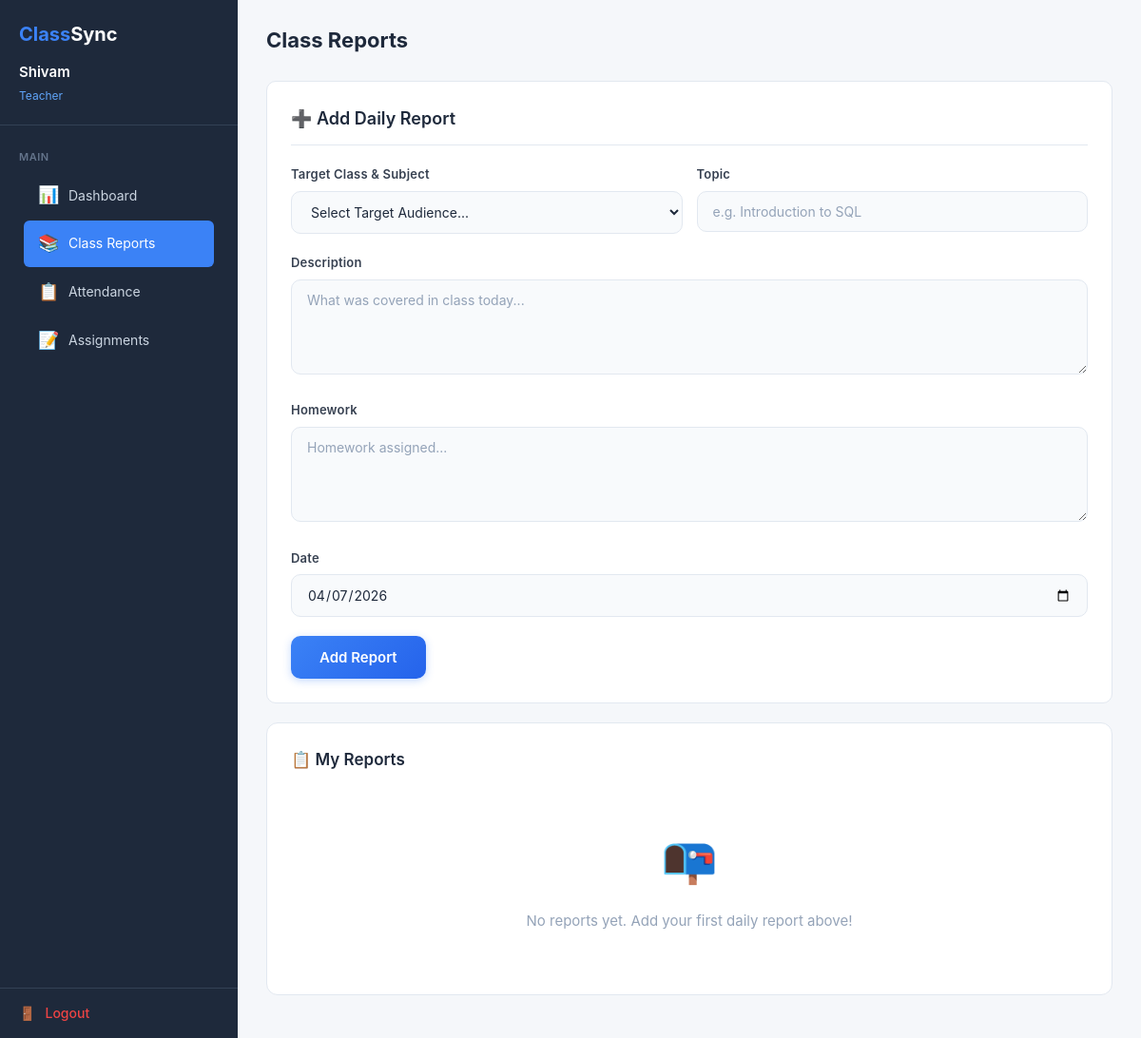
The page /teacher/reports.php (signed in) on the database as committed earlier.
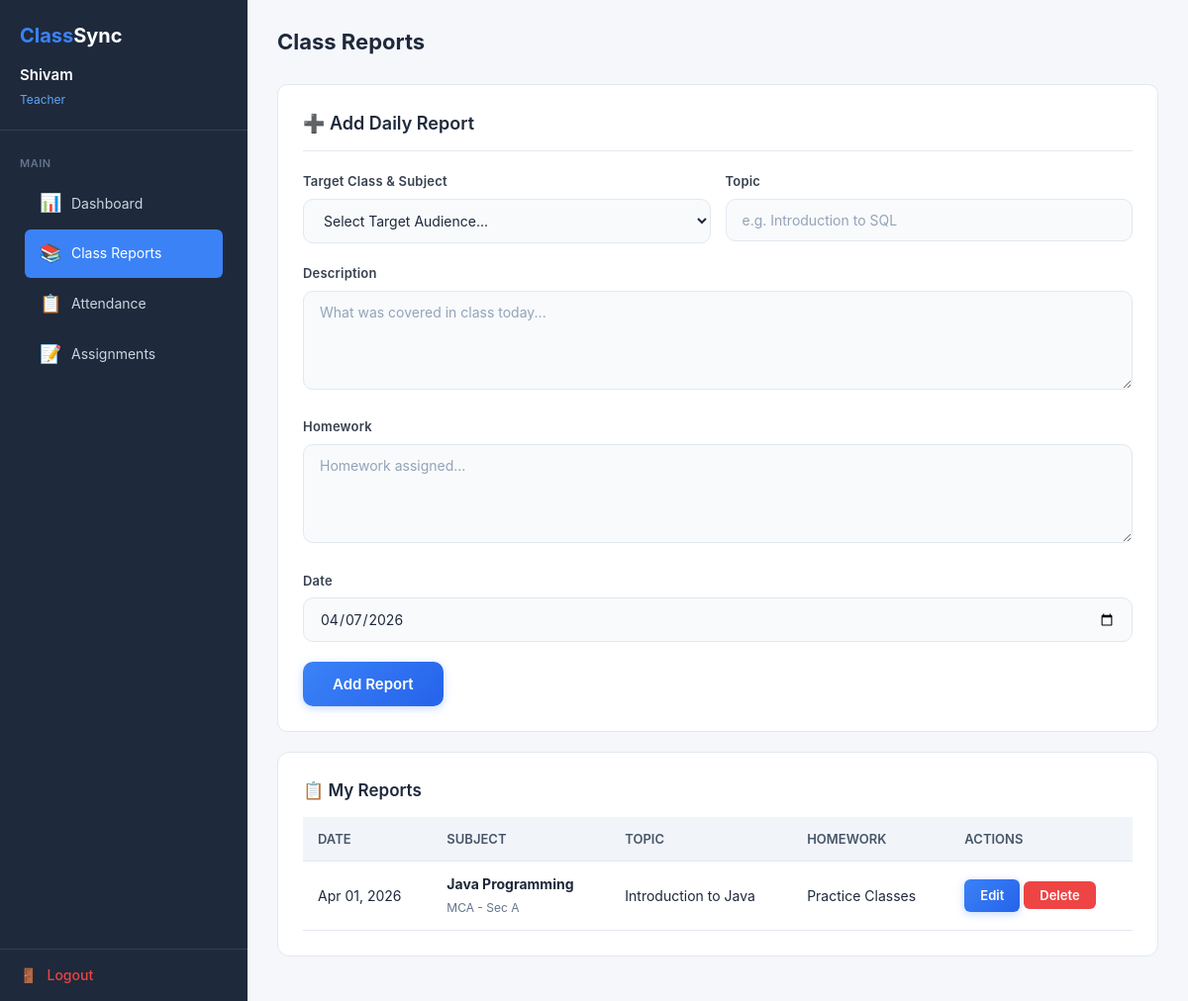
The same page on the database as committed later.
### tables this page shows
CREATE TABLE IF NOT EXISTS reports (
    report_id INT AUTO_INCREMENT PRIMARY KEY,
    teacher_id INT NOT NULL,
    subject_id INT NOT NULL,
    course_id INT NOT NULL,
    year VARCHAR(20) NOT NULL,
    section_id INT NOT NULL,
    topic VARCHAR(200) NOT NULL,
    description TEXT,
    homework TEXT,
    date DATE NOT NULL,
    created_at TIMESTAMP DEFAULT CURRENT_TIMESTAMP,
    FOREIGN KEY (teacher_id) REFERENCES users(id) ON DELETE CASCADE,
    FOREIGN KEY (subject_id) REFERENCES subjects(subject_id) ON DELETE CASCADE,
    FOREIGN KEY (course_id) REFERENCES courses(course_id) ON DELETE CASCADE,
    FOREIGN KEY (section_id) REFERENCES sections(section_id) ON DELETE CASCADE
);

CREATE TABLE IF NOT EXISTS subjects (
    subject_id INT AUTO_INCREMENT PRIMARY KEY,
    subject_name VARCHAR(100) NOT NULL,
    teacher_id INT NOT NULL,
    FOREIGN KEY (teacher_id) REFERENCES users(id) ON DELETE CASCADE
);

CREATE TABLE IF NOT EXISTS courses (
    course_id INT AUTO_INCREMENT PRIMARY KEY,
    course_name VARCHAR(100) NOT NULL
);

CREATE TABLE IF NOT EXISTS sections (
    section_id INT AUTO_INCREMENT PRIMARY KEY,
    course_id INT NOT NULL,
    year VARCHAR(20) NOT NULL,
    section_name VARCHAR(50) NOT NULL,
    FOREIGN KEY (course_id) REFERENCES courses(course_id) ON DELETE CASCADE
);

### includes/sidebar.php (called while the page is built, shortened)
<?php
$user = getCurrentUser();
if (isset($conn) && $user['id']) {
    $notif_q = $conn->prepare("SELECT COUNT(*) as cnt FROM notifications WHERE user_id = ? AND is_read = 0");
    $notif_q->bind_param("i", $user['id']);
    $notif_q->execute();
    $notif_result = $notif_q->get_result();
}
?>

### teacher/reports.php (the view, shortened to what the changed rows need)
<?php
require_once '../config/database.php';
$user_id = $_SESSION['user_id'];
$reports = $conn->query("
    SELECT r.*, c.course_name, sec.year as sec_year, sec.section_name, s.subject_name
    FROM reports r
    JOIN courses c ON r.course_id = c.course_id
    JOIN sections sec ON r.section_id = sec.section_id
    JOIN subjects s ON r.subject_id = s.subject_id
    WHERE r.teacher_id = $user_id ORDER BY r.date DESC
");
?>
<!DOCTYPE html>
<html lang="en">
<head>
    <link rel="stylesheet" href="/ClassSync/assets/css/style.css">
    <link rel="stylesheet" href="/ClassSync/assets/css/dashboard.css">
    <link rel="stylesheet" href="/ClassSync/assets/css/auth.css">
</head>
<body>
    <div class="dashboard-page">
        <?php include '../includes/sidebar.php'; ?>
        <div class="main-content">
            <div class="top-bar">
                <div>
                    <h1>Class Reports</h1>
                </div>
            </div>
            <div class="card">
                <?php if ($reports->num_rows > 0): ?>
                <div class="table-responsive">
                    <table>
                        <thead>
                            <tr>
                                <th>Date</th>
                                <th>Subject</th>
                                <th>Topic</th>
                                <th>Homework</th>
                                <th>Actions</th>
                            </tr>
                        </thead>
                        <tbody>
                            <?php while ($r = $reports->fetch_assoc()): ?>
                            <tr>
                                <td><?php echo date('M d, Y', strtotime($r['date'])); ?></td>
                                <td>
                                    <strong><?php echo htmlspecialchars($r['subject_name']); ?></strong><br>
                                    <span style="font-size:12px;color:#64748b;"><?php echo htmlspecialchars($r['course_name'].' - Sec '.$r['section_name']); ?></span>
                                </td>
                                <td><?php echo htmlspecialchars($r['topic']); ?></td>
                                <td><?php echo htmlspecialchars(substr($r['homework'], 0, 50)) . (strlen($r['homework']) > 50 ? '...' : ''); ?></td>
                                <td>
                                    <a href="?edit=<?php echo $r['report_id']; ?>" class="btn btn-blue btn-sm">Edit</a>
                                    <form method="POST" action="/ClassSync/actions/report_action.php" style="display:inline;" onsubmit="return confirmDelete('Delete this report?')">
                                        <button type="submit" class="btn btn-red btn-sm">Delete</button>
                                    </form>
                                </td>
                            </tr>
                            <?php endwhile; ?>
                        </tbody>
                    </table>
                </div>
                <?php else: ?>
                <div class="empty-state">
                    <div class="empty-icon">📭</div>
                    <p>No reports yet. Add your first daily report above!</p>
                </div>
                <?php endif; ?>
            </div>
        </div>
    </div>
</body>
</html>

Rows that differ between the two databases and show on the page:
now on this page (row edited): reports: date "Apr 01, 2026", subject.subject_name "Java Programming", course.section_name "MCA - Sec A", topic "Introduction to Java", homework "Practice Classes"
Other text that changed with them:
text no longer shown: "📭 No reports yet. Add your first daily report above!"
text now shown: "DATE SUBJECT TOPIC HOMEWORK ACTIONS"
